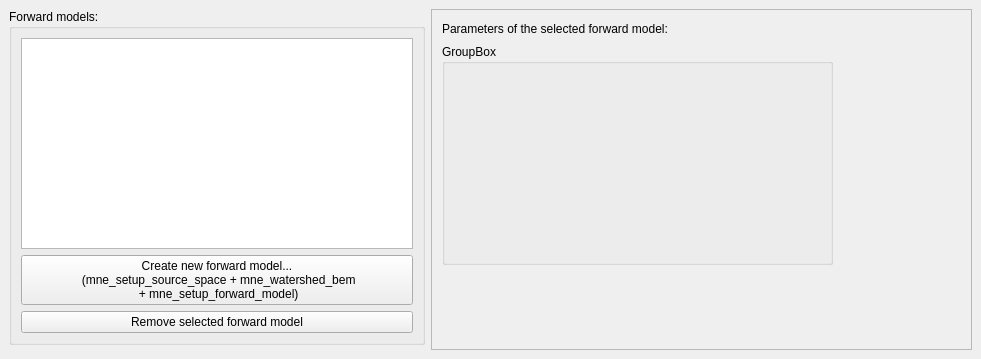
            <widget class="QWidget" name="tabForwardModel">
             <attribute name="title">
              <string>Forward model setup</string>
             </attribute>
             <widget class="QGroupBox" name="groupBoxRestOfSourcePreparation">
              <property name="geometry">
               <rect>
                <x>9</x>
                <y>9</y>
                <width>416</width>
                <height>336</height>
               </rect>
              </property>
              <property name="title">
               <string>Forward models:</string>
              </property>
              <layout class="QGridLayout" name="gridLayout_14">
               <item row="0" column="0">
                <widget class="QTableView" name="tableViewForwardModels">
                 <property name="alternatingRowColors">
                  <bool>true</bool>
                 </property>
                </widget>
               </item>
               <item row="1" column="0">
                <widget class="QPushButton" name="pushButtonCreateNewForwardModel">
                 <property name="text">
                  <string>Create new forward model... 
 (mne_setup_source_space + mne_watershed_bem 
 + mne_setup_forward_model)</string>
                 </property>
                </widget>
               </item>
               <item row="2" column="0">
                <widget class="QPushButton" name="pushButtonRemoveSelectedForwardModel">
                 <property name="text">
                  <string>Remove selected forward model</string>
                 </property>
                </widget>
               </item>
              </layout>
             </widget>
             <widget class="QFrame" name="frame_3">
              <property name="geometry">
               <rect>
                <x>431</x>
                <y>9</y>
                <width>541</width>
                <height>341</height>
               </rect>
              </property>
              <property name="frameShape">
               <enum>QFrame::StyledPanel</enum>
              </property>
              <property name="frameShadow">
               <enum>QFrame::Raised</enum>
              </property>
              <widget class="QGroupBox" name="groupBox_3">
               <property name="geometry">
                <rect>
                 <x>11</x>
                 <y>35</y>
                 <width>391</width>
                 <height>221</height>
                </rect>
               </property>
               <property name="title">
                <string>GroupBox</string>
               </property>
              </widget>
              <widget class="QLabel" name="label_7">
               <property name="geometry">
                <rect>
                 <x>11</x>
                 <y>11</y>
                 <width>316</width>
                 <height>18</height>
                </rect>
               </property>
               <property name="text">
                <string>Parameters of the selected forward model:</string>
               </property>
              </widget>
             </widget>
            </widget>
